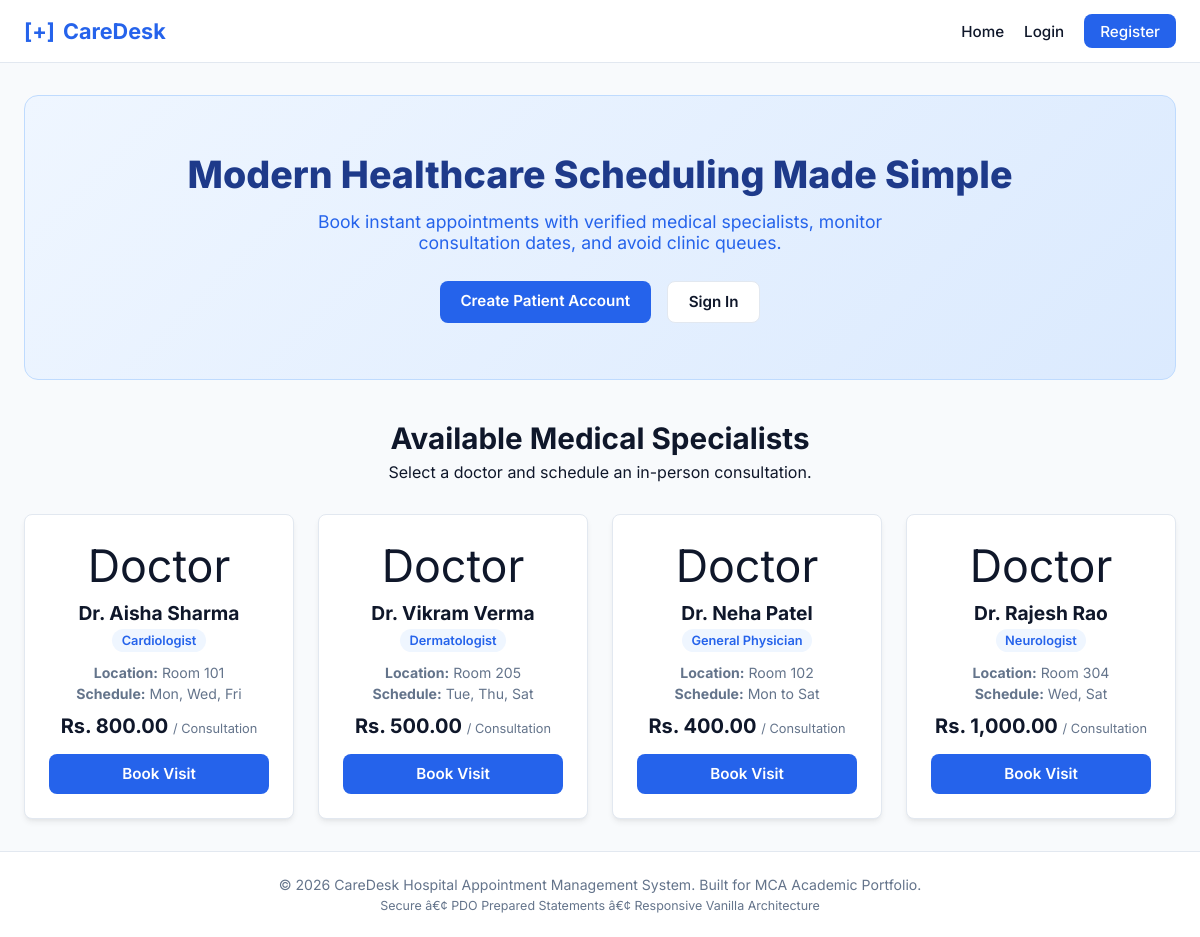
The page / on the database its author committed.
### tables this page shows
CREATE TABLE `doctors` (
    `id` INT AUTO_INCREMENT PRIMARY KEY,
    `name` VARCHAR(100) NOT NULL,
    `specialty` VARCHAR(100) NOT NULL,
    `room_no` VARCHAR(20) NOT NULL,
    `fee` DECIMAL(10,2) NOT NULL,
    `available_days` VARCHAR(100) NOT NULL DEFAULT 'Monday - Friday'
);

### index.php (the view, shortened to what this page needs)
<?php
require_once __DIR__ . '/includes/header.php';
$pdo = getDBConnection();
$doctors =$pdo->query("SELECT * FROM doctors ORDER BY id ASC")->fetchAll();
?>
<section class="hero-banner">
    <div class="hero-content">
        <h1>Modern Healthcare Scheduling Made Simple</h1>
        <p>Book instant appointments with verified medical specialists, monitor consultation dates, and avoid clinic queues.</p>
        <div class="hero-actions">
            <?php if (!isset($_SESSION['user_id'])): ?>
                <a href="/caredesk/pages/register.php" class="btn-primary">Create Patient Account</a>
                <a href="/caredesk/pages/login.php" class="btn-secondary">Sign In</a>
            <?php else: ?>
                <a href="/caredesk/pages/book_appointment.php" class="btn-primary">Book Consultation Now</a>
                <a href="/caredesk/pages/dashboard.php" class="btn-secondary">View Your Schedule</a>
            <?php endif; ?>
        </div>
    </div>
</section>
<section class="section-container">
    <div class="section-title">
        <h2>Available Medical Specialists</h2>
        <p>Select a doctor and schedule an in-person consultation.</p>
    </div>
    <div class="doctor-grid">
        <?php foreach ($doctors as$doc): ?>
            <div class="doctor-card">
                <div class="doc-avatar">Doctor</div>
                <h3><?= htmlspecialchars($doc['name']) ?></h3>
                <span class="doc-badge"><?= htmlspecialchars($doc['specialty']) ?></span>
                <p class="doc-info"><strong>Location:</strong> <?= htmlspecialchars($doc['room_no']) ?></p>
                <p class="doc-info"><strong>Schedule:</strong> <?= htmlspecialchars($doc['available_days']) ?></p>
                <p class="doc-fee">Rs. <?= number_format($doc['fee'], 2) ?> <span>/ Consultation</span></p>
                <a href="/caredesk/pages/book_appointment.php" class="btn-card">Book Visit</a>
            </div>
        <?php endforeach; ?>
    </div>
</section>
<?php require_once __DIR__ . '/includes/footer.php'; ?>

### includes/header.php (shortened to what this page needs)
<?php
$isLoggedIn = isset($_SESSION['user_id']);
$userRole = $_SESSION['user_role'] ?? null;
$userName = $_SESSION['user_name'] ?? 'Guest';
?>
<!DOCTYPE html>
<html lang="en">
<head>
    <link rel="stylesheet" href="/caredesk/assets/css/style.css">
</head>
<body>
    <header class="navbar">
        <div class="nav-container">
            <a href="/caredesk/index.php" class="brand-logo">
                <span class="logo-icon">[+]</span> CareDesk
            </a>
            <nav class="nav-menu">
                <a href="/caredesk/index.php">Home</a>
                <?php if ($isLoggedIn): ?>
                    <?php if ($userRole === 'admin'): ?>
                        <a href="/caredesk/pages/admin_appointments.php" class="badge-link">Admin Console</a>
                    <?php elseif ($userRole === 'doctor'): ?>
                        <a href="/caredesk/pages/doctor_dashboard.php" class="badge-link">Doctor Portal</a>
                    <?php else: ?>
                        <a href="/caredesk/pages/dashboard.php">My Appointments</a>
                        <a href="/caredesk/pages/book_appointment.php" class="btn-nav">Book Appointment</a>
                    <?php endif; ?>
                    <span class="nav-user">Hello, <?= htmlspecialchars($userName) ?> (<?= htmlspecialchars($userRole) ?>)</span>
                    <a href="/caredesk/pages/logout.php" class="nav-logout">Logout</a>
                <?php else: ?>
                    <a href="/caredesk/pages/login.php">Login</a>
                    <a href="/caredesk/pages/register.php" class="btn-nav">Register</a>
                <?php endif; ?>
            </nav>
        </div>
    </header>
    <main class="main-wrapper">

### includes/footer.php (shortened to what this page needs)
    </main>
    <footer class="footer">
        <div class="footer-container">
            <p>&copy; <?= date('Y'); ?> CareDesk Hospital Appointment Management System. Built for MCA Academic Portfolio.</p>
            <p class="footer-sub">Secure â€¢ PDO Prepared Statements â€¢ Responsive Vanilla Architecture</p>
        </div>
    </footer>
</body>
</html>

### assets/css/style.css (style rules this page uses)
* { margin: 0; padding: 0; box-sizing: border-box; font-family: 'Inter', system-ui, -apple-system, sans-serif; }
body { background-color: var(--bg-light); color: var(--text-dark); display: flex; flex-direction: column; min-height: 100vh; }
.navbar { background: var(--surface); border-bottom: 1px solid var(--border); position: sticky; top: 0; z-index: 100; }
.nav-container { max-width: 1200px; margin: 0 auto; padding: 0.9rem 1.5rem; display: flex; justify-content: space-between; align-items: center; }
.brand-logo { font-size: 1.35rem; font-weight: 700; color: var(--primary); text-decoration: none; display: flex; align-items: center; gap: 0.5rem; }
.nav-menu { display: flex; align-items: center; gap: 1.25rem; }
.nav-menu a { text-decoration: none; color: var(--text-dark); font-size: 0.95rem; font-weight: 500; transition: color 0.2s; }
.btn-nav { background-color: var(--primary); color: #fff !important; padding: 0.45rem 1rem; border-radius: var(--radius); }
.main-wrapper { flex: 1; max-width: 1200px; width: 100%; margin: 0 auto; padding: 2rem 1.5rem; }
.hero-banner { background: linear-gradient(135deg, #eff6ff 0%, #dbeafe 100%); border-radius: 14px; padding: 3.5rem 2rem; text-align: center; margin-bottom: 2.5rem; border: 1px solid #bfdbfe; }
.hero-content h1 { font-size: 2.35rem; font-weight: 800; color: #1e3a8a; margin-bottom: 0.85rem; }
.hero-content p { color: #2563eb; max-width: 650px; margin: 0 auto 1.75rem; font-size: 1.1rem; }
.hero-actions { display: flex; justify-content: center; gap: 1rem; }
.btn-primary, .btn-secondary, .btn-submit, .btn-card, .btn-cancel { display: inline-block; padding: 0.65rem 1.3rem; border-radius: var(--radius); font-weight: 600; text-decoration: none; border: none; cursor: pointer; font-size: 0.95rem; transition: background-color 0.2s; }
.btn-primary, .btn-submit { background-color: var(--primary); color: #fff; }
.btn-secondary { background-color: #fff; color: var(--text-dark); border: 1px solid var(--border); }
.btn-card { width: 100%; text-align: center; background-color: var(--primary); color: #fff; margin-top: 1rem; }
.section-title { text-align: center; margin-bottom: 2rem; }
.section-title h2 { font-size: 1.85rem; margin-bottom: 0.4rem; }
.doctor-grid { display: grid; grid-template-columns: repeat(auto-fit, minmax(260px, 1fr)); gap: 1.5rem; }
.doctor-card { background: var(--surface); border: 1px solid var(--border); border-radius: var(--radius); padding: 1.5rem; box-shadow: var(--shadow); text-align: center; }
.doc-avatar { font-size: 2.8rem; margin-bottom: 0.5rem; }
.doctor-card h3 { font-size: 1.2rem; margin-bottom: 0.25rem; }
.doc-badge { display: inline-block; background: #eff6ff; color: var(--primary); font-size: 0.8rem; padding: 0.25rem 0.6rem; border-radius: 9999px; font-weight: 600; margin-bottom: 0.75rem; }
.doc-info { font-size: 0.88rem; color: var(--text-muted); margin-bottom: 0.25rem; }
.doc-fee { font-size: 1.25rem; font-weight: 700; color: var(--text-dark); margin-top: 0.75rem; }
.doc-fee span { font-size: 0.8rem; color: var(--text-muted); font-weight: 400; }
.footer { background: var(--surface); border-top: 1px solid var(--border); padding: 1.5rem 0; margin-top: auto; }
.footer-container { max-width: 1200px; margin: 0 auto; text-align: center; font-size: 0.88rem; color: var(--text-muted); }
.footer-sub { font-size: 0.78rem; margin-top: 0.3rem; }

### rows shown on the page
doctors: name "Dr. Aisha Sharma", specialty "Cardiologist", room_no "Room 101", available_days "Mon, Wed, Fri", fee "800.00"
doctors: name "Dr. Vikram Verma", specialty "Dermatologist", room_no "Room 205", available_days "Tue, Thu, Sat", fee "500.00"
doctors: name "Dr. Neha Patel", specialty "General Physician", room_no "Room 102", available_days "Mon to Sat", fee "400.00"
doctors: name "Dr. Rajesh Rao", specialty "Neurologist", room_no "Room 304", available_days "Wed, Sat", fee "1,000.00"
